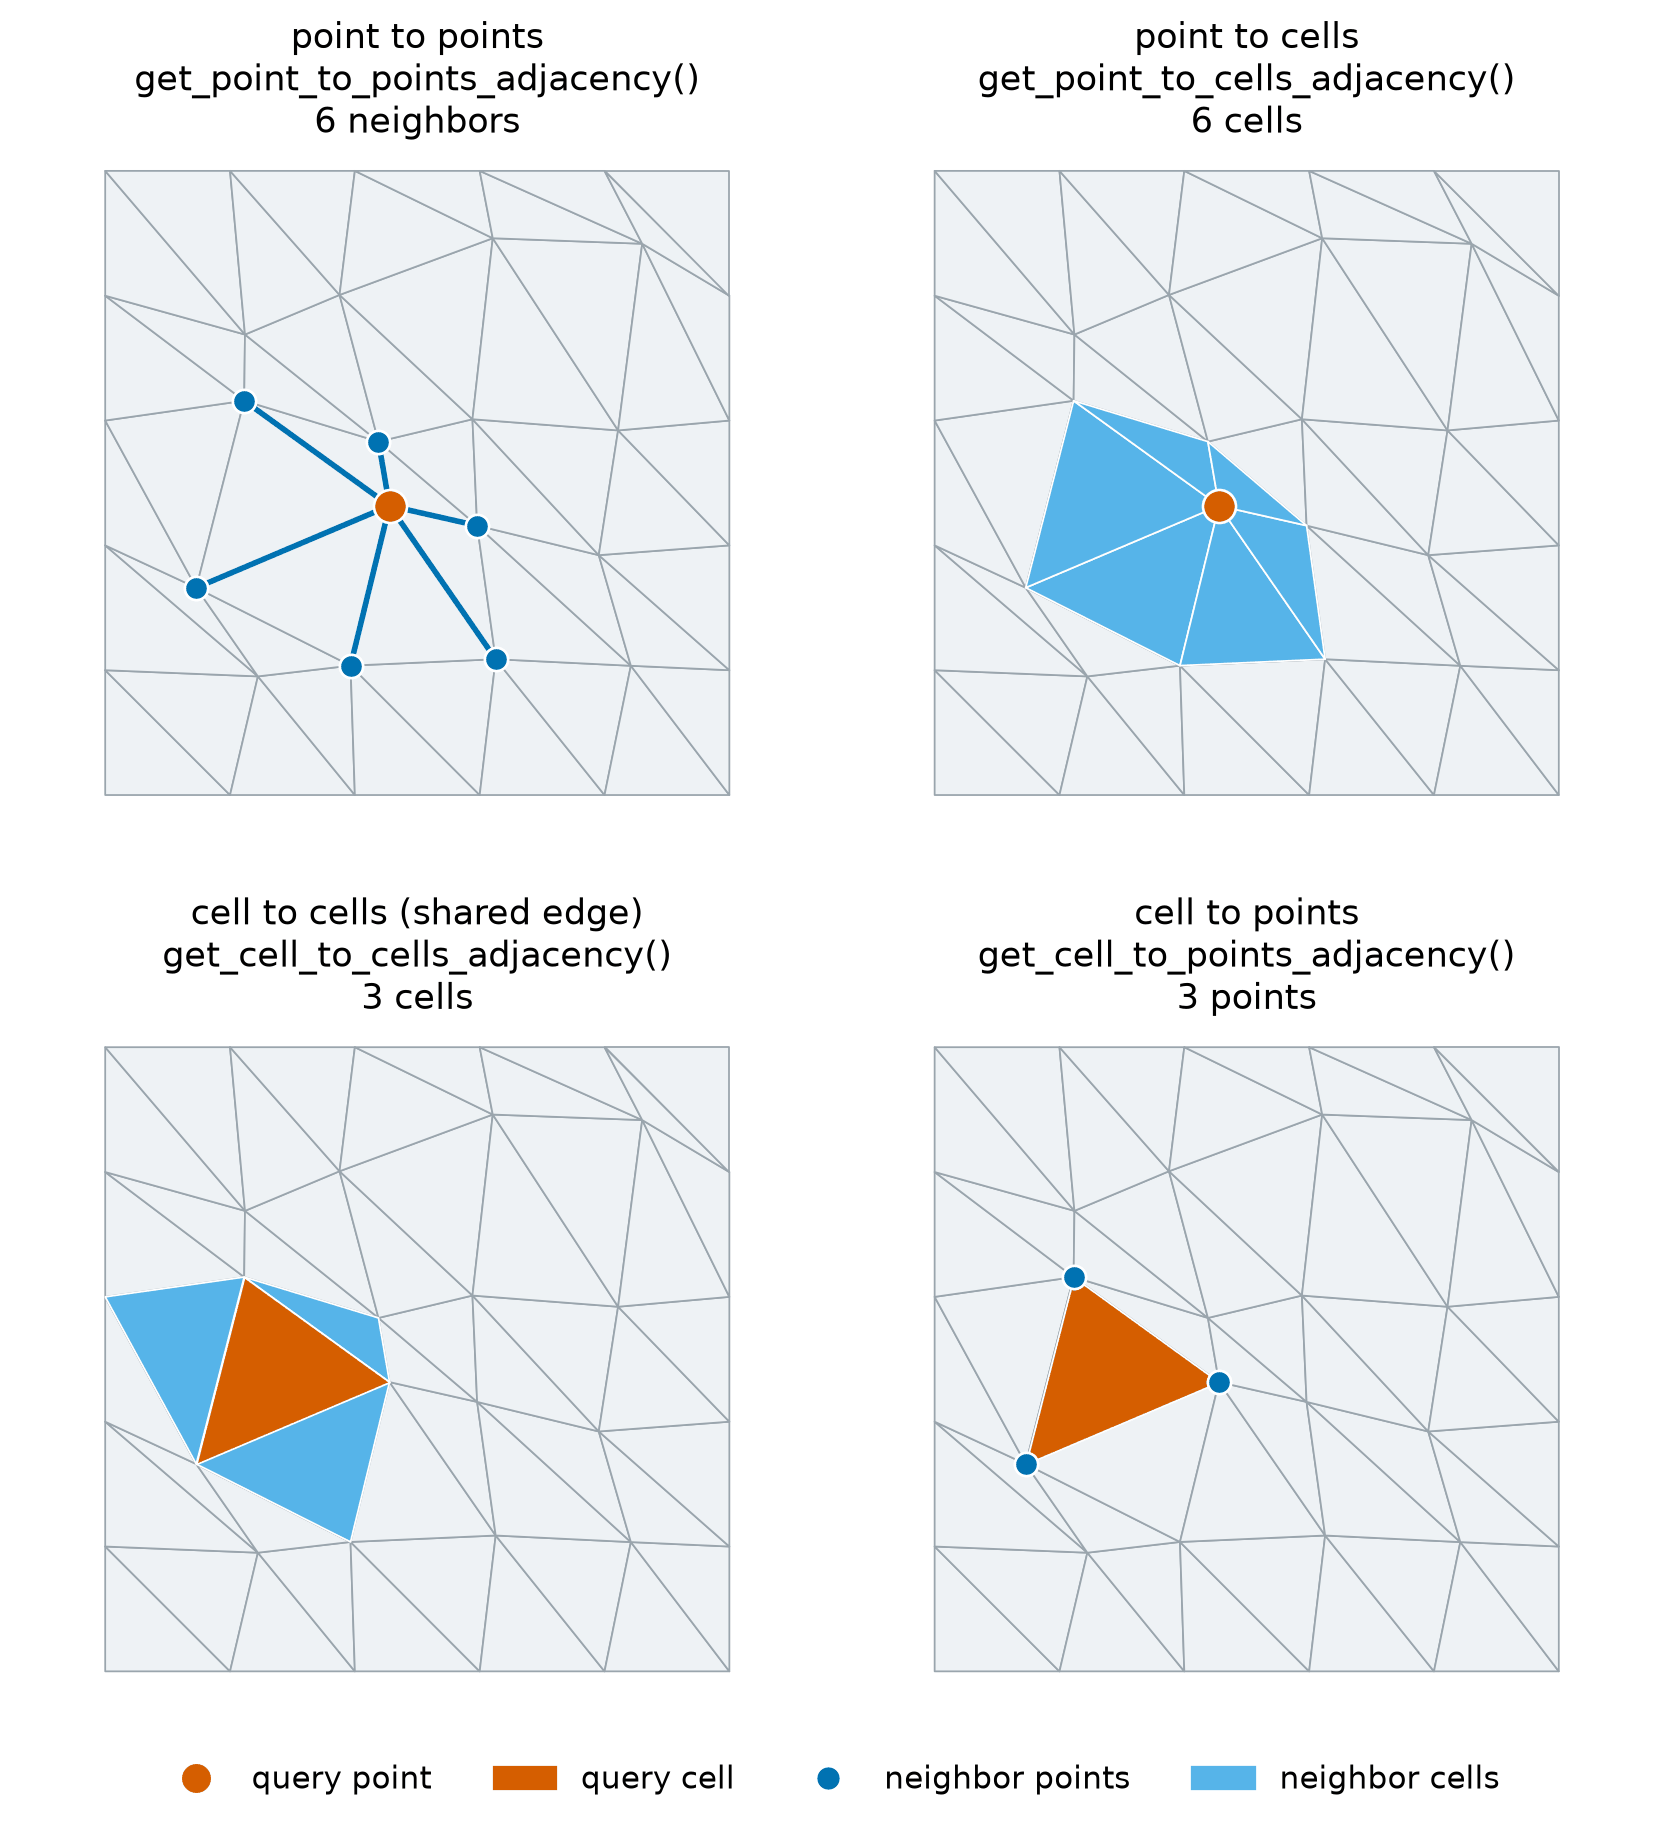

Python code for this plot:
# SPDX-FileCopyrightText: Copyright (c) 2023 - 2026 NVIDIA CORPORATION & AFFILIATES.
# SPDX-FileCopyrightText: All rights reserved.
# SPDX-License-Identifier: Apache-2.0
#
# Licensed under the Apache License, Version 2.0 (the "License");
# you may not use this file except in compliance with the License.
# You may obtain a copy of the License at
#
# http://www.apache.org/licenses/LICENSE-2.0
#
# Unless required by applicable law or agreed to in writing, software
# distributed under the License is distributed on an "AS IS" BASIS,
# WITHOUT WARRANTIES OR CONDITIONS OF ANY KIND, either express or implied.
# See the License for the specific language governing permissions and
# limitations under the License.

"""Render the four adjacency queries on one small planar triangle mesh."""

from pathlib import Path

import matplotlib

matplotlib.use("Agg")

import matplotlib.pyplot as plt
import torch
from matplotlib.collections import LineCollection, PolyCollection
from matplotlib.lines import Line2D
from matplotlib.patches import Patch
from PIL import Image

from physicsnemo.mesh.primitives.procedural import perturbed_grid

OUTPUT = Path(__file__).parent / "neighbors_adjacency.png"

EDGE_COLOR = "#9aa5ad"
FACE_COLOR = "#eef2f5"
QUERY_COLOR = "#d55e00"
NEIGHBOR_COLOR = "#0072b2"
NEIGHBOR_FILL = "#56b4e9"

plt.rcParams.update({"font.size": 13})


def _draw_cells(axis, points, cells, color, *, linewidth=0.8, zorder=1):
    """Fill triangles with one color and draw their edges."""

    axis.add_collection(
        PolyCollection(
            points[cells],
            facecolors=color,
            edgecolors=EDGE_COLOR if color == FACE_COLOR else "white",
            linewidths=linewidth,
            zorder=zorder,
        )
    )


def _draw_points(axis, points, color, size):
    """Draw vertices as dots with a white rim."""

    axis.scatter(
        points[:, 0],
        points[:, 1],
        s=size,
        color=color,
        edgecolor="white",
        linewidth=1.2,
        zorder=5,
    )


def main():
    """Generate the documentation image."""

    mesh = perturbed_grid.load(n_x=6, n_y=6, perturbation_scale=0.04, seed=0)
    points = mesh.points.numpy()
    cells = mesh.cells.numpy()
    center = mesh.points.new_tensor([0.5, 0.5])
    query_point = int(torch.linalg.vector_norm(mesh.points - center, dim=1).argmin())

    point_neighbors = mesh.get_point_to_points_adjacency().to_list()[query_point]
    point_cells = mesh.get_point_to_cells_adjacency().to_list()[query_point]
    # Query the largest cell around the query point, so that it is easy to see.
    query_cell = point_cells[int(mesh.cell_areas[point_cells].argmax())]
    cell_neighbors = mesh.get_cell_to_cells_adjacency().to_list()[query_cell]
    cell_points = mesh.get_cell_to_points_adjacency().to_list()[query_cell]

    figure, axes = plt.subplots(2, 2, figsize=(10.4, 11.4))
    axes = axes.ravel()
    for axis in axes:
        _draw_cells(axis, points, cells, FACE_COLOR)

    axis = axes[0]
    axis.add_collection(
        LineCollection(
            [[points[query_point], points[j]] for j in point_neighbors],
            colors=NEIGHBOR_COLOR,
            linewidths=2.5,
            zorder=3,
        )
    )
    _draw_points(axis, points[point_neighbors], NEIGHBOR_COLOR, 110)
    _draw_points(axis, points[[query_point]], QUERY_COLOR, 220)
    axis.set_title(
        "point to points\n"
        f"get_point_to_points_adjacency()\n{len(point_neighbors)} neighbors"
    )

    axis = axes[1]
    _draw_cells(axis, points, cells[point_cells], NEIGHBOR_FILL, zorder=2)
    _draw_points(axis, points[[query_point]], QUERY_COLOR, 220)
    axis.set_title(
        f"point to cells\nget_point_to_cells_adjacency()\n{len(point_cells)} cells"
    )

    axis = axes[2]
    _draw_cells(axis, points, cells[cell_neighbors], NEIGHBOR_FILL, zorder=2)
    _draw_cells(axis, points, cells[[query_cell]], QUERY_COLOR, zorder=2)
    axis.set_title(
        "cell to cells (shared edge)\n"
        f"get_cell_to_cells_adjacency()\n{len(cell_neighbors)} cells"
    )

    axis = axes[3]
    _draw_cells(axis, points, cells[[query_cell]], QUERY_COLOR, zorder=2)
    _draw_points(axis, points[cell_points], NEIGHBOR_COLOR, 110)
    axis.set_title(
        f"cell to points\nget_cell_to_points_adjacency()\n{len(cell_points)} points"
    )

    for axis in axes:
        axis.set_xlim(-0.04, 1.04)
        axis.set_ylim(-0.04, 1.04)
        axis.set_aspect("equal")
        axis.set_axis_off()

    figure.legend(
        handles=[
            Line2D([], [], marker="o", linestyle="", markersize=12, color=QUERY_COLOR),
            Patch(color=QUERY_COLOR),
            Line2D(
                [], [], marker="o", linestyle="", markersize=9, color=NEIGHBOR_COLOR
            ),
            Patch(color=NEIGHBOR_FILL),
        ],
        labels=["query point", "query cell", "neighbor points", "neighbor cells"],
        loc="lower center",
        ncol=4,
        frameon=False,
        fontsize=14,
    )
    figure.subplots_adjust(
        left=0.02, right=0.98, bottom=0.07, top=0.92, wspace=0.08, hspace=0.3
    )
    figure.savefig(OUTPUT, dpi=160, facecolor="white")
    # A 256-color palette keeps the file small and looks the same.
    Image.open(OUTPUT).convert("RGB").quantize(colors=256).save(OUTPUT, optimize=True)
    plt.close(figure)
    print(f"Saved {OUTPUT}")


if __name__ == "__main__":
    main()
